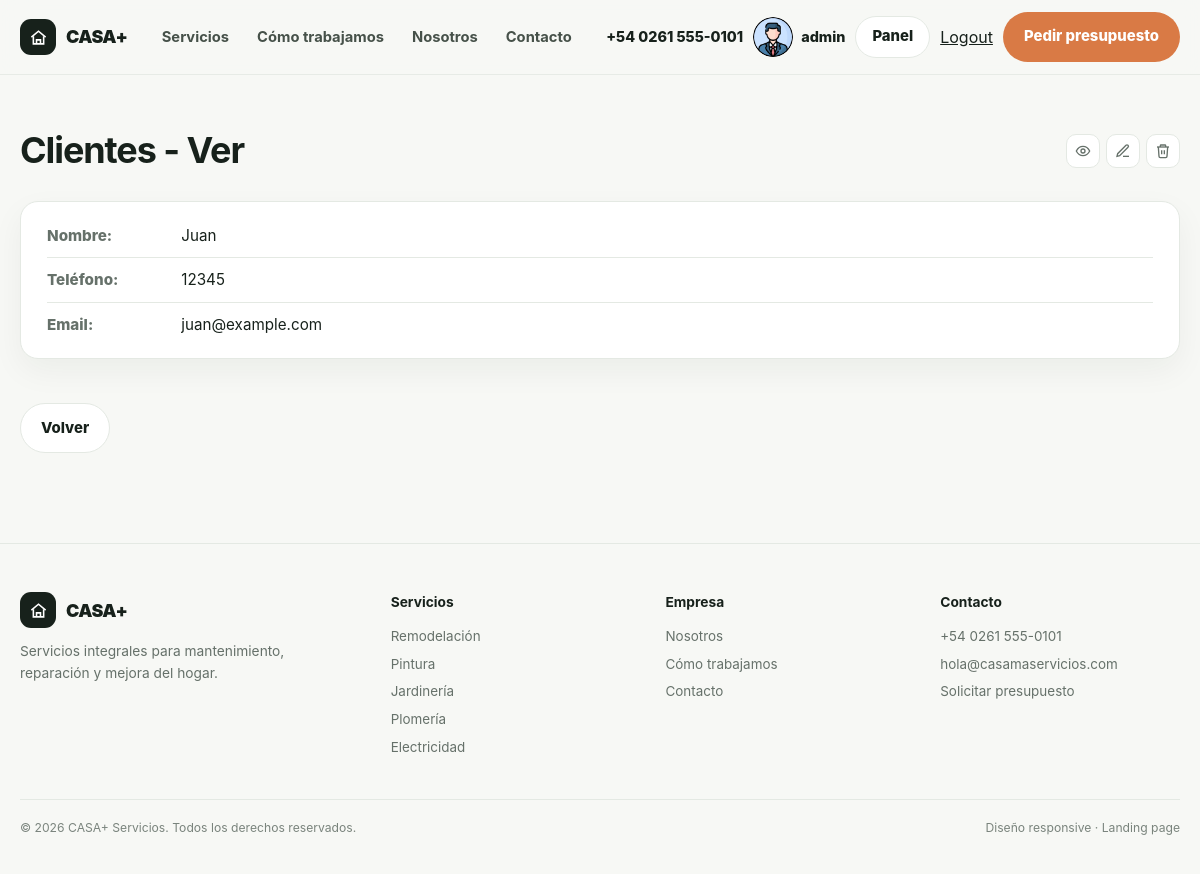
The app's page /servicios/cliente/detail/1 (signed in) with its own data.
### servicios/models.py (models this page shows, shortened)
class Cliente(models.Model):
    nombre = models.CharField(max_length=255)
    telefono = models.CharField(max_length=20, blank=True, null=True)
    email = models.EmailField(blank=True, null=True)

### servicios/views/cliente.py (the view)
# urls.py: path("cliente/detail/<int:pk>", ClienteDetail.as_view(), name="cliente_detail"),
class ClienteDetail(DetailView):
    model = Cliente
    context_object_name = "cliente"

### servicios/templates/servicios/cliente_detail.html
{% extends "core/base.html" %}
{% block contenido %}
    <main class="pagina">
        <div class="pagina-head">
            <h1>Clientes - Ver</h1>
            {% include "servicios/acciones.html" with entidad="cliente" objeto=cliente %}
        </div>
        <ul class="lista-datos">
            <li><strong>Nombre:</strong> {{ cliente.nombre }}</li>
            <li><strong>Teléfono:</strong> {{ cliente.telefono|default:"-" }}</li>
            <li><strong>Email:</strong> {{ cliente.email|default:"-" }}</li>
        </ul>
        <a class="btn btn-light enlace-volver" href="{% url 'servicios:cliente_list' %}">Volver</a>
    </main>
{% endblock contenido %}

### core/templates/navbar.html (shortened to what this page needs)
{% load static %}
<header>
  <div class="container">
    <nav class="nav" id="mainNav">
      <a class="brand" href="{% url 'core:index' %}#inicio" aria-label="CASA+ inicio">
        <span class="brand-mark" aria-hidden="true">
          <svg viewBox="0 0 24 24"
               fill="none"
               stroke="currentColor"
               stroke-width="2">
            <path d="M3 11.5 12 4l9 7.5" />
            <path d="M5.5 10.5V20h13v-9.5" />
            <path d="M9.5 20v-5h5v5" />
          </svg>
        </span>
        CASA+
      </a>
      <div class="nav-links">
        <a href="#servicios">Servicios</a>
        <a href="#como-trabajamos">Cómo trabajamos</a>
        <a href="#nosotros">Nosotros</a>
        <a href="#contacto">Contacto</a>
      </div>
      <div class="nav-actions">
        <a class="nav-phone" href="tel:+5402615550101">
          <span>+54 0261 555-0101</span>
        </a>
        {% if user.is_authenticated %}
          <span class="usuario">
            <img src="{% static 'core/perfil.png' %}" alt="Avatar de {{ user.get_username }}" />
            <span>{{ user.get_username }}</span>
          </span>
          <a class="btn btn-light nav-panel" href="{% url 'servicios:index' %}">Panel</a>
          <form action="{% url 'core:logout' %}" method="post" style="display: inline">
            <button type="submit" id="logout">Logout</button>
          </form>
        {% else %}
          <a class="btn btn-accent" href="{% url 'core:login' %}">Iniciar sesión</a>
        {% endif %}
        <a class="btn btn-accent" href="#contacto">Pedir presupuesto</a>
      </div>
    </nav>
  </div>
</header>

### core/static/core/estilo.css (style rules this page uses)
:root { --ink: #17211b; --muted: #66716a; --paper: #f7f8f5; --white: #ffffff; --line: #e4e9e3; --accent: #d97a45; --accent-dark: #b85f32; --sage: #dfe8dc; --sage-dark: #31533e; --soft: #eef2ed; --shadow: 0 18px 50px rgba(23, 33, 27, .08); --radius: 24px; --container: 1180px; }
* { box-sizing: border-box; margin: 0; padding: 0; }
html { scroll-behavior: smooth; }
body { font-family: Inter, ui-sans-serif, system-ui, -apple-system, BlinkMacSystemFont, "Segoe UI", sans-serif; color: var(--ink); background: var(--paper); line-height: 1.55; }
a { color: inherit; text-decoration: none; }
img { display: block; width: 100%; }
button, input, textarea { font: inherit; }
.container { width: min(var(--container), calc(100% - 40px)); margin-inline: auto; }
.btn { display: inline-flex; align-items: center; justify-content: center; gap: 9px; min-height: 50px; padding: 0 20px; border-radius: 999px; border: 1px solid transparent; font-size: .93rem; font-weight: 800; transition: .2s ease; cursor: pointer; }
.btn-accent { color: var(--white); background: var(--accent); }
.btn-light { color: var(--ink); background: var(--white); border-color: var(--line); }
header { position: sticky; top: 0; z-index: 50; background: rgba(247, 248, 245, .9); backdrop-filter: blur(14px); border-bottom: 1px solid rgba(228, 233, 227, .8); }
.nav { min-height: 74px; display: flex; align-items: center; justify-content: space-between; gap: 20px; }
.brand { display: inline-flex; align-items: center; gap: 10px; font-size: 1.12rem; font-weight: 900; letter-spacing: -.03em; }
.brand-mark { width: 36px; aspect-ratio: 1; display: grid; place-items: center; color: var(--white); background: var(--ink); border-radius: 11px; }
.brand-mark svg { width: 19px; height: 19px; }
.nav-links { display: flex; align-items: center; gap: 28px; color: #465149; font-size: .92rem; font-weight: 700; }
.nav-actions { display: flex; align-items: center; gap: 10px; }
.nav-phone { display: inline-flex; align-items: center; gap: 8px; font-size: .9rem; font-weight: 800; }
.nav-actions .btn.nav-panel { display: inline-flex; min-height: 42px; padding: 0 16px; }
.usuario { display: flex; align-items: center; gap: 0.5rem; font-size: .9rem; font-weight: 800; }
.usuario img { width: 40px; height: 40px; border-radius: 50%; object-fit: cover; }
#logout { border: none; background: none; color: inherit; font: inherit; cursor: pointer; text-decoration: underline; padding: 0; }
.pagina { width: min(var(--container), calc(100% - 40px)); margin-inline: auto; padding: 48px 0 90px; }
.pagina h1 { font-size: clamp(1.9rem, 3vw, 2.6rem); letter-spacing: -.03em; margin-bottom: 22px; }
.pagina-head { display: flex; justify-content: space-between; align-items: center; gap: 16px; flex-wrap: wrap; margin-bottom: 22px; }
.pagina-head h1 { margin-bottom: 0; }
.enlace-volver { display: inline-flex; margin-top: 24px; }
.lista-datos { display: grid; gap: 10px; background: var(--white); border: 1px solid var(--line); border-radius: 18px; padding: 22px 26px; box-shadow: 0 12px 32px rgba(23, 33, 27, .05); margin-bottom: 20px; }
.lista-datos li { list-style: none; padding-bottom: 10px; border-bottom: 1px solid var(--line); font-size: .95rem; }
.lista-datos li:last-child { border-bottom: 0; padding-bottom: 0; }
.lista-datos strong { color: var(--muted); font-weight: 800; display: inline-block; min-width: 130px; }

### records on screen
Cliente: nombre "Juan", telefono "12345", email "juan@example.com"

### other values on screen
{{ user.get_username }} "admin"
